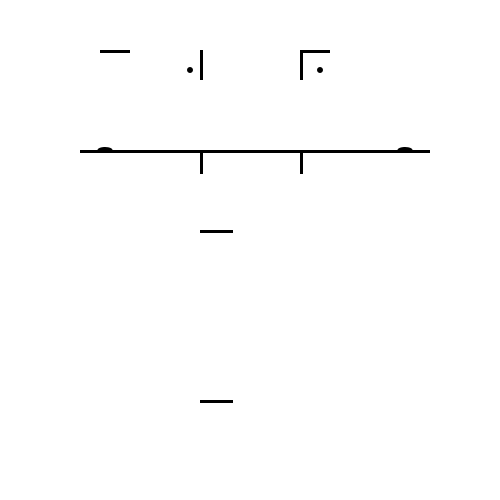
Frame 1 (no input)
Frame 60 (the mouse pressed at the canvas centre just before this capture): identical to frame 1, image omitted
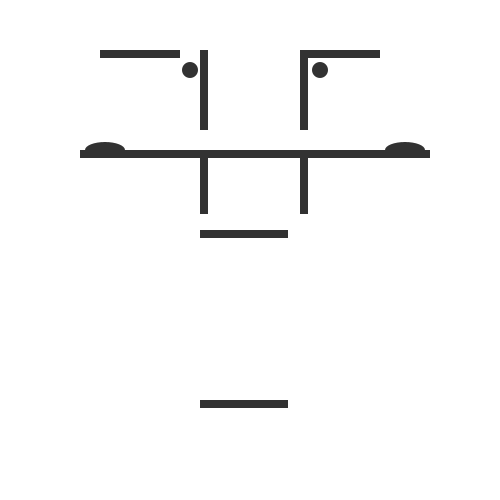
Frame 120 (the mouse held since frame 60 and released just before this capture)

The Processing sketch that drew these frames (run headless with seeded random() and noise(); from frame 60 on, the mouse is pressed at the canvas centre):

// Processing sketch: processing_52042
// ── processing_52042.pde



float v;

void setup()
{
  size(500,500);
  smooth();
}

void draw()
{
 background(255); 

v = 30 +(mouseX/5.0);
print(v);

float v2 = map(v,30, 150, 0,120);

/*lefteye*/
noStroke();
fill(v2);
rect(100,50, v,v*.10);
rect(200, 50, v*.10,v);
ellipse(190,70, v*.20,v*.20);

/*righteye*/
noStroke();
fill(v2);
rect(300,50, v,v*.10);
rect(300,50, v*.10,v);
ellipse(320,70, v*.20,v*.20);

/*mustachee*/
rect(80,150, 350,v*.10);
ellipse(105,150, v*.50,v*.20);
ellipse(405,150, v*.50,v*.20);

/*mouth*/
rect(200,150, v*.10,v*.80);
rect(300,150, v*.10,v*.80);
rect(200,230, v*1.1,v*.10);

/*chin*/
rect(200,400, v*1.1,v*.10);
}
